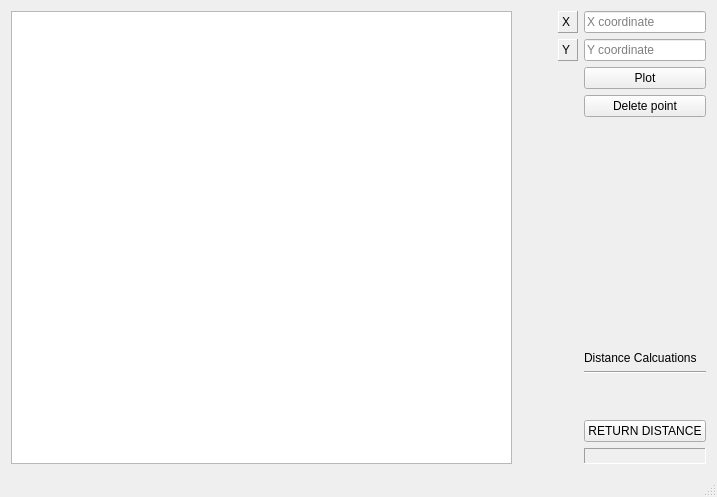
<?xml version="1.0" encoding="UTF-8"?>
<ui version="4.0">
 <class>AD7Point</class>
 <widget class="QMainWindow" name="AD7Point">
  <property name="geometry">
   <rect>
    <x>0</x>
    <y>0</y>
    <width>717</width>
    <height>497</height>
   </rect>
  </property>
  <property name="windowTitle">
   <string>AD7Point</string>
  </property>
  <widget class="QWidget" name="centralWidget">
   <layout class="QHBoxLayout" name="horizontalLayout">
    <item>
     <widget class="QGraphicsView" name="graphicsView">
      <property name="sizePolicy">
       <sizepolicy hsizetype="Expanding" vsizetype="Expanding">
        <horstretch>1</horstretch>
        <verstretch>0</verstretch>
       </sizepolicy>
      </property>
     </widget>
    </item>
    <item>
     <spacer name="horizontalSpacer">
      <property name="orientation">
       <enum>Qt::Horizontal</enum>
      </property>
      <property name="sizeHint" stdset="0">
       <size>
        <width>40</width>
        <height>20</height>
       </size>
      </property>
     </spacer>
    </item>
    <item>
     <layout class="QFormLayout" name="formLayout">
      <item row="0" column="0">
       <widget class="QLabel" name="xLabel">
        <property name="frameShape">
         <enum>QFrame::Panel</enum>
        </property>
        <property name="frameShadow">
         <enum>QFrame::Raised</enum>
        </property>
        <property name="text">
         <string>X </string>
        </property>
       </widget>
      </item>
      <item row="0" column="1">
       <widget class="QLineEdit" name="xLineEdit">
        <property name="placeholderText">
         <string>X coordinate</string>
        </property>
       </widget>
      </item>
      <item row="1" column="0">
       <widget class="QLabel" name="yLabel">
        <property name="frameShape">
         <enum>QFrame::Panel</enum>
        </property>
        <property name="frameShadow">
         <enum>QFrame::Raised</enum>
        </property>
        <property name="text">
         <string>Y </string>
        </property>
       </widget>
      </item>
      <item row="1" column="1">
       <widget class="QLineEdit" name="yLineEdit">
        <property name="placeholderText">
         <string>Y coordinate</string>
        </property>
       </widget>
      </item>
      <item row="2" column="1">
       <widget class="QPushButton" name="plotButton">
        <property name="text">
         <string>Plot</string>
        </property>
       </widget>
      </item>
      <item row="3" column="1">
       <widget class="QPushButton" name="Delete">
        <property name="text">
         <string>Delete point</string>
        </property>
       </widget>
      </item>
      <item row="7" column="1">
       <widget class="QLabel" name="point1">
        <property name="text">
         <string/>
        </property>
       </widget>
      </item>
      <item row="8" column="1">
       <widget class="QLabel" name="point2">
        <property name="text">
         <string/>
        </property>
       </widget>
      </item>
      <item row="9" column="1">
       <widget class="QPushButton" name="Distance">
        <property name="text">
         <string>RETURN DISTANCE</string>
        </property>
        <property name="checkable">
         <bool>false</bool>
        </property>
       </widget>
      </item>
      <item row="10" column="1">
       <widget class="QLabel" name="label">
        <property name="frameShape">
         <enum>QFrame::Panel</enum>
        </property>
        <property name="frameShadow">
         <enum>QFrame::Sunken</enum>
        </property>
        <property name="text">
         <string/>
        </property>
       </widget>
      </item>
      <item row="4" column="1">
       <spacer name="verticalSpacer">
        <property name="orientation">
         <enum>Qt::Vertical</enum>
        </property>
        <property name="sizeHint" stdset="0">
         <size>
          <width>20</width>
          <height>40</height>
         </size>
        </property>
       </spacer>
      </item>
      <item row="5" column="1">
       <widget class="QLabel" name="distancecalc">
        <property name="frameShape">
         <enum>QFrame::NoFrame</enum>
        </property>
        <property name="text">
         <string>Distance Calcuations</string>
        </property>
        <property name="textFormat">
         <enum>Qt::RichText</enum>
        </property>
       </widget>
      </item>
      <item row="6" column="1">
       <widget class="Line" name="line_2">
        <property name="orientation">
         <enum>Qt::Horizontal</enum>
        </property>
       </widget>
      </item>
     </layout>
    </item>
   </layout>
  </widget>
  <widget class="QMenuBar" name="menuBar">
   <property name="geometry">
    <rect>
     <x>0</x>
     <y>0</y>
     <width>717</width>
     <height>26</height>
    </rect>
   </property>
  </widget>
  <widget class="QStatusBar" name="statusBar"/>
 </widget>
 <layoutdefault spacing="6" margin="11"/>
 <tabstops>
  <tabstop>xLineEdit</tabstop>
  <tabstop>yLineEdit</tabstop>
  <tabstop>plotButton</tabstop>
  <tabstop>graphicsView</tabstop>
 </tabstops>
 <resources/>
 <connections/>
</ui>
